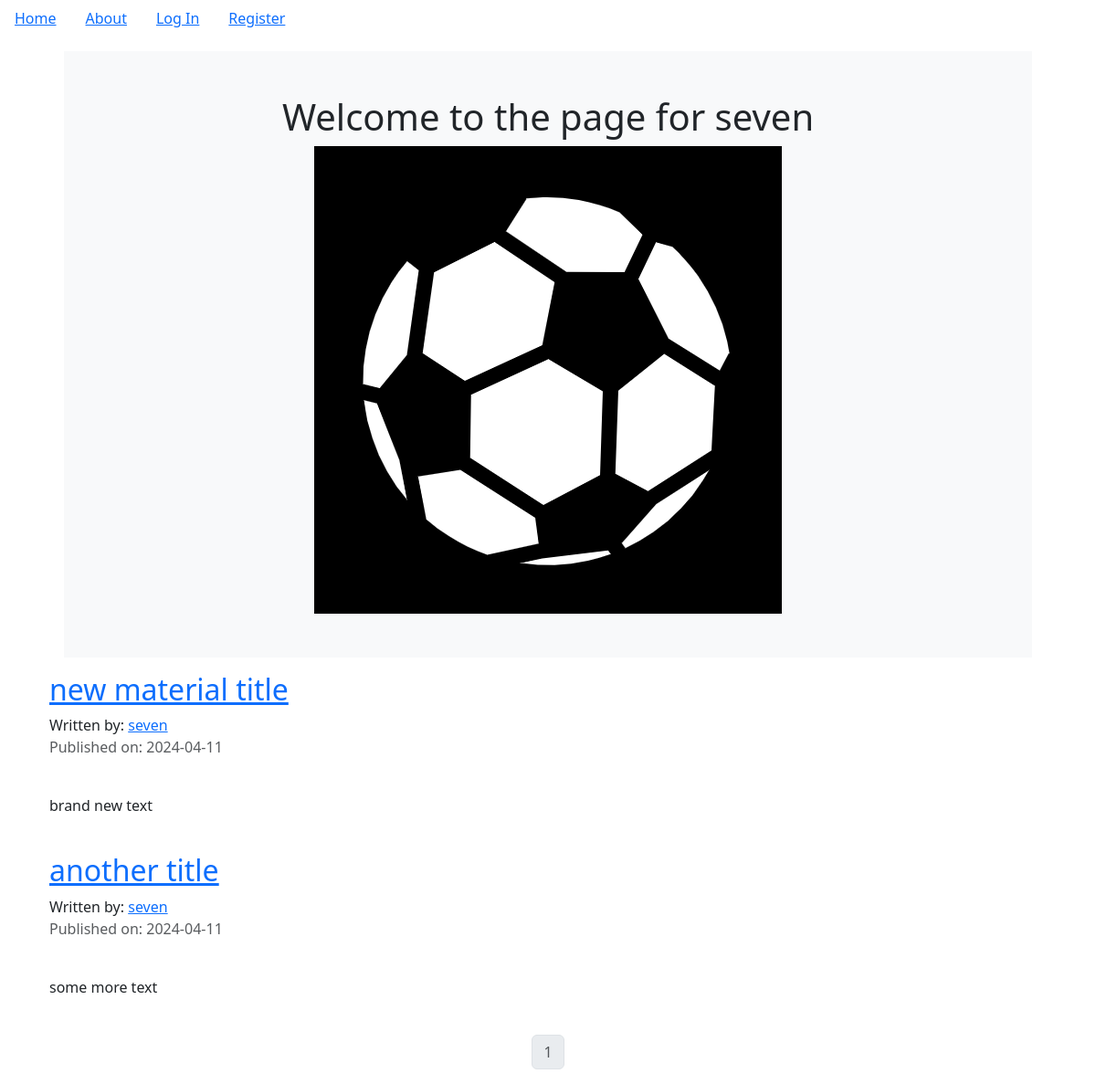
Page /seven on the committed database.
### puppycompanyblog/models.py (models this page shows, shortened)
class User(db.Model, UserMixin):
    __tablename__ = 'users'
    id = db.Column(db.Integer, primary_key = True)
    profile_image = db.Column(db.String(64), nullable = False, default = 'default_profile.png')
    email = db.Column(db.String(64), unique = True, index = True)
    username = db.Column(db.String(64), unique = True, index = True)
    password_hash = db.Column(db.String(128))
    posts = db.relationship('BlogPost', backref = 'author', lazy = True)

class BlogPost(db.Model):
    users = db.relationship(User)
    id = db.Column(db.Integer, primary_key = True)
    user_id = db.Column(db.Integer, db.ForeignKey('users.id'), nullable = False)
    date = db.Column(db.DateTime, nullable = False, default = datetime.now(timezone.utc))
    title = db.Column(db.String(140), nullable = False)
    text = db.Column(db.Text, nullable = False)

### puppycompanyblog/users/views.py (the view)
@users.route('/<username>')
def user_posts(username):
    page = request.args.get('page', 1, type = int)
    user = User.query.filter_by(username = username).first_or_404()
    blog_posts = BlogPost.query.filter_by(author = user).order_by(BlogPost.date.desc()).paginate(page = page, per_page = 5)
    return render_template('user_blog_posts.html', blog_posts = blog_posts, user = user)

### puppycompanyblog/templates/user_blog_posts.html
{% extends "base.html" %}
{% block content %}
<div class="container">
    <div class="bg-light p-5 rounded-lg m-3">
        <div align="center">
            <h1>Welcome to the page for {{user.username}}</h1>
            <img src="{{url_for('static', filename = 'profile_pics/' + user.profile_image)}}">
        </div>
    </div>
{% for post in blog_posts.items %}
    <h2><a href="{{url_for('blog_posts.blog_post', blog_post_id = post.id)}}">{{post.title}}</a></h2>
    Written by: <a href="{{url_for('users.user_posts', username = post.author.username)}}">{{post.author.username}}</a>
    <p class="text-muted">Published on: {{post.date.strftime("%Y-%m-%d")}}</p>
    <br>
    <p>{{post.text}}</p>
    <br>
{% endfor %}
</div>
<nav aria-label="Page Navigation example">
    <ul class="pagination justify-content-center">
        {% for page_num in blog_posts.iter_pages(left_edge = 1, right_edge = 1, left_current = 1, right_current = 2) %}
            {% if blog_posts.page == page_num %}
                <li class="page-item disabled">
                    <a class="page-link" href="{{url_for('users.user_posts', username = user.username, page = page_num)}}">{{page_num}}</a>
                </li>
            {% else %}
                <li class="page-item">
                    <a class="page-link" href="{{url_for('users.user_posts', username = user.username, page = page_num)}}">{{page_num}}</a>
                </li>
            {% endif %}
        {% endfor %}
    </ul>
</nav>
{% endblock %}

### puppycompanyblog/templates/base.html (shortened to what this page needs)
<!DOCTYPE html>
<html lang = "en" dir = "ltr">
    <head>
        <link href="https://cdn.jsdelivr.net/npm/bootstrap@5.3.3/dist/css/bootstrap.min.css" rel="stylesheet">
    </head>
    <body>
        <ul class="nav">
            <li class="nav-link">
                <a href="{{url_for('core.index')}}">Home</a>
            </li>
            <li class="nav-link">
                <a href="{{url_for('core.info')}}">About</a>
            </li>
            {% if current_user.is_authenticated %}
            <li class="nav-link">
                <a href="{{url_for('users.logout')}}">Log Out</a>
            </li>
            <li class="nav-link">
                <a href="{{url_for('users.account')}}">Account</a>
            </li>
            <li class="nav-link">
                <a href="{{url_for('blog_posts.create_post')}}">Create Post</a>
            </li>
            {% else %}
            <li class="nav-link">
                <a href="{{url_for('users.login')}}">Log In</a>
            </li>
            <li class="nav-link">
                <a href="{{url_for('users.register')}}">Register</a>
            </li>
            {% endif %}
        </ul>
<div class="container">
    {% block content %}
    {% endblock %}
</div>
    </body>
</html>

### rows in the picture
User: username "seven", profile_image (placeholder picture)
BlogPost: title "new material title", author.username "seven", date "2024-04-11", text "brand new text"
BlogPost: title "another title", author.username "seven", date "2024-04-11", text "some more text"

### other values in the picture
{{ page_num }} "1"
